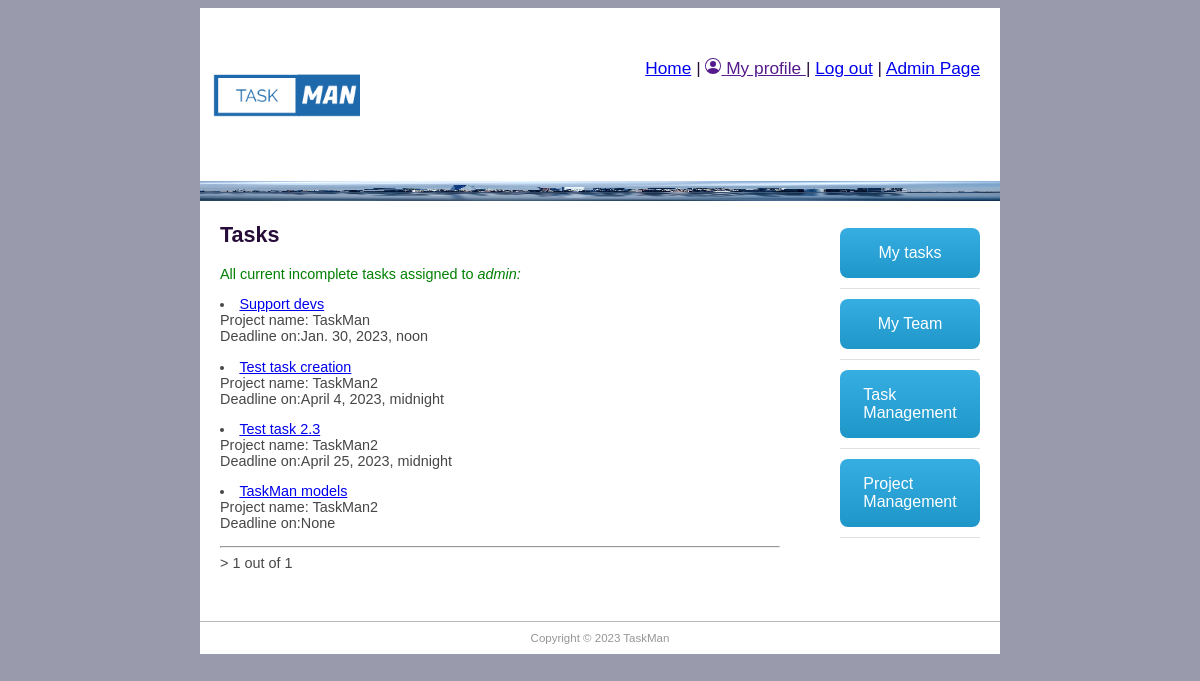
Screenshot of /taskman/tasks/ (signed in) with the database file from the repository.
### taskman/models.py (models this page shows, shortened)
class Employee(models.Model):
    user = models.OneToOneField(User, on_delete=models.CASCADE)
    group_id = models.ForeignKey(Group, help_text='Assign to a team', on_delete=models.SET_NULL, null=True, blank=True)
    photo = models.ImageField(default='default.png', upload_to='profile_pics')
    team_role = models.ForeignKey(TeamRole, help_text='Assign a position', on_delete=models.SET_NULL, null=True, blank=True)
    task_number = models.IntegerField('Number of tasks assigned', default=0, validators=[MaxValueValidator(10)])

class TaskInstance(models.Model):
    project_id = models.ForeignKey('Project', help_text='Assign to a task', on_delete=models.SET_NULL, null=True, blank=True)
    job_title = models.CharField('Task title', max_length=200, help_text='Enter Task role', null=True, blank=True)
    description = models.TextField('Description', max_length=2000, help_text='Enter task description', null=True, blank=True)
    enddate = models.DateTimeField('Requested finish date', null=True, blank=True)
    completed_on = models.BooleanField('Completed', default=False)
    assign_employees = models.ForeignKey(Employee, help_text='Select employees to task', on_delete=models.CASCADE)

class Project(models.Model):
    title = models.CharField('Project title', max_length=100, help_text='Enter project title')
    description = models.TextField('Description', max_length=2000, help_text='Enter project description')
    group_id = models.ForeignKey(Group, help_text='Assign to a team', blank=True, on_delete=models.SET_NULL, null=True)
    employee_req = models.IntegerField('Number of employees expected', default=0)
    enddate = models.DateTimeField('Requested finish date', null=True, blank=True)
    created_on = models.DateTimeField(editable=False, auto_now_add=True)
    updated_on = models.DateTimeField(editable=False, auto_now_add=True)
    completed_on = models.BooleanField('Completed', default=False)

### taskman/views.py (the view)
# urls.py: path('tasks/', views.TaskListView.as_view(), name='tasks_name'),
class TaskListView(LoginRequiredMixin, generic.ListView):
    model = TaskInstance
    paginate_by = 5
    template_name = 'my_task_list.html'
    def get_context_data(self, **kwargs):
        context = super().get_context_data(**kwargs)
        current_employee = Employee.objects.get(user=self.request.user)
        context['current_employee'] = current_employee
        context['has_assigned_tasks'] = self.get_queryset().filter(assign_employees__user=self.request.user).exists()
        return context
    def get_queryset(self):
        return TaskInstance.objects.filter(assign_employees__user=self.request.user).filter(
            project_id__completed_on=False) \
            .filter(completed_on=False)

### taskman/templates/my_task_list.html (shortened to what this page needs)
{% extends "base.html" %}
{% block content %}
<h1>Tasks</h1>
<p style="color:green">All current incomplete tasks assigned to <em>{{current_employee.user}}:</em> </p>
{% for tasks_obj in taskinstance_list %}
<li> <a href="{{tasks_obj.id}}">{{tasks_obj.job_title}}</a> <br>Project name: {{tasks_obj.project_id.title}} <br> Deadline on:{{tasks_obj.enddate}} </li>
{% endfor %}
<hr>
<div class="pagination"><span class="step-links">>
        <span class="current">
            {{ page_obj.number }} out of {{ page_obj.paginator.num_pages }}</span>
    </span></div>
{% endblock %}

### taskman/static/css/main.css (style rules this page uses)
body { background-color: #999AAB; font-family: "Trebuchet MS", Helvetica, sans-serif; font-size: 0.9em; text-align: justify; color: #474747; }
h1 { color: #270c39; }

### rows the page displays
Employee: user "admin"
TaskInstance: job_title "Support devs", project_id "TaskMan", enddate "Jan. 30, 2023, noon"
TaskInstance: job_title "Test task creation", project_id "TaskMan2", enddate "April 4, 2023, midnight"
TaskInstance: job_title "Test task 2.3", project_id "TaskMan2", enddate "April 25, 2023, midnight"
TaskInstance: job_title "TaskMan models", project_id "TaskMan2", enddate "None"

### other values shown
{{ page_obj.number }} "1"
{{ page_obj.paginator.num_pages }} "1"
